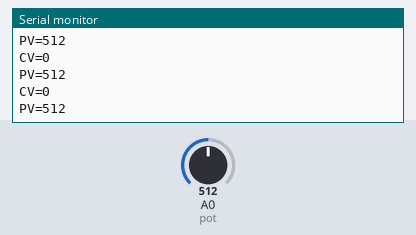
Simulated run of this sketch. Board: Arduino Uno, built with avr-gcc and run on an emulated ATmega328P. Shown: the last lines printed to the serial monitor. The inputs (shaded band) are chosen by the test bench; at power-on: A0 (pot) = 512.

Above: at 1.2 s.
1.3 s: A0 (pot) set to 716
At 2.3 s:
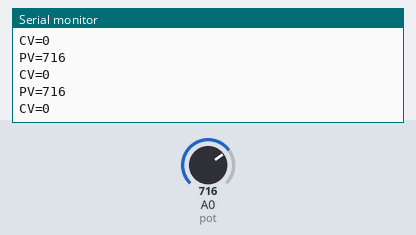
2.8 s: A0 (pot) set to 900
At 3.9 s:
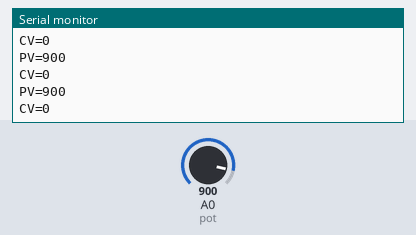
Timing chart, 0 to 5.8 s (numbered marks = the images above; inputs shaded):
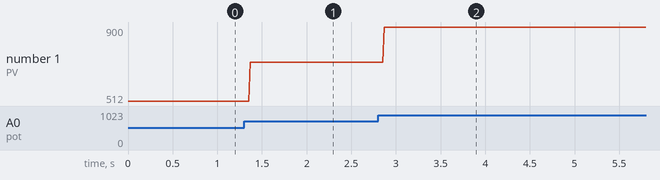

Measured:
- after the input at 1.3 s, the serial monitor: prints a new line after 0.07 s (image 1)
- after the input at 2.8 s, the serial monitor: prints a new line after 0.07 s (image 2)
- plotted number 1: 512 → 716 after the input at 1.3 s, 716 → 900 after the input at 2.8 s

The sketch:

Arduino_PID.ino
```cpp
// Change these variables to match the ports you used on your Arduino
int motor1 = 0;
int motor2 = 0;
int pot = A0;

double Kp = 0;
double Ki = 0;
double Kd = 0;

void setup() { // put your setup code here, to run once:
  pinMode(motor1, OUTPUT);
  pinMode(motor2, OUTPUT);
  pinMode(pot, INPUT);

  Serial.begin(9600);
}

double acc = 0;
int lastPV = 0;

void loop() { // put your main code here, to run repeatedly:
  int pv = analogRead(pot); // Read pot position with analogRead

  int sp = 500;
  int error = sp-pv;
  acc+=error;

  int pTerm = Kp * error;
  int iTerm = Ki * acc;
  int dTerm = Kd * (pv-lastPV);
  int cv = pTerm + iTerm + dTerm;

  lastPV = pv;

  setOutput(cv);
  Serial.print("PV=");
  Serial.println(pv);
  Serial.print("CV=");
  Serial.println(cv);
  delay(10); // Set algorithm frequency to 100hz
}

// Convenience method for controlling H-bridge
void setOutput(int value){ // -255<value<255
  int pv = analogRead(pot);
  if(pv>=1010 || pv<=10) value = 0; // If pot is at edge, stop output

  if(value>0) {
    digitalWrite(motor1, LOW);
    analogWrite(motor2, value);
  }else if(value<0){
    digitalWrite(motor2, LOW);
    analogWrite(motor1, abs(value));
  }else{
    digitalWrite(motor1, LOW);
    digitalWrite(motor2, LOW);
  }
}
```
